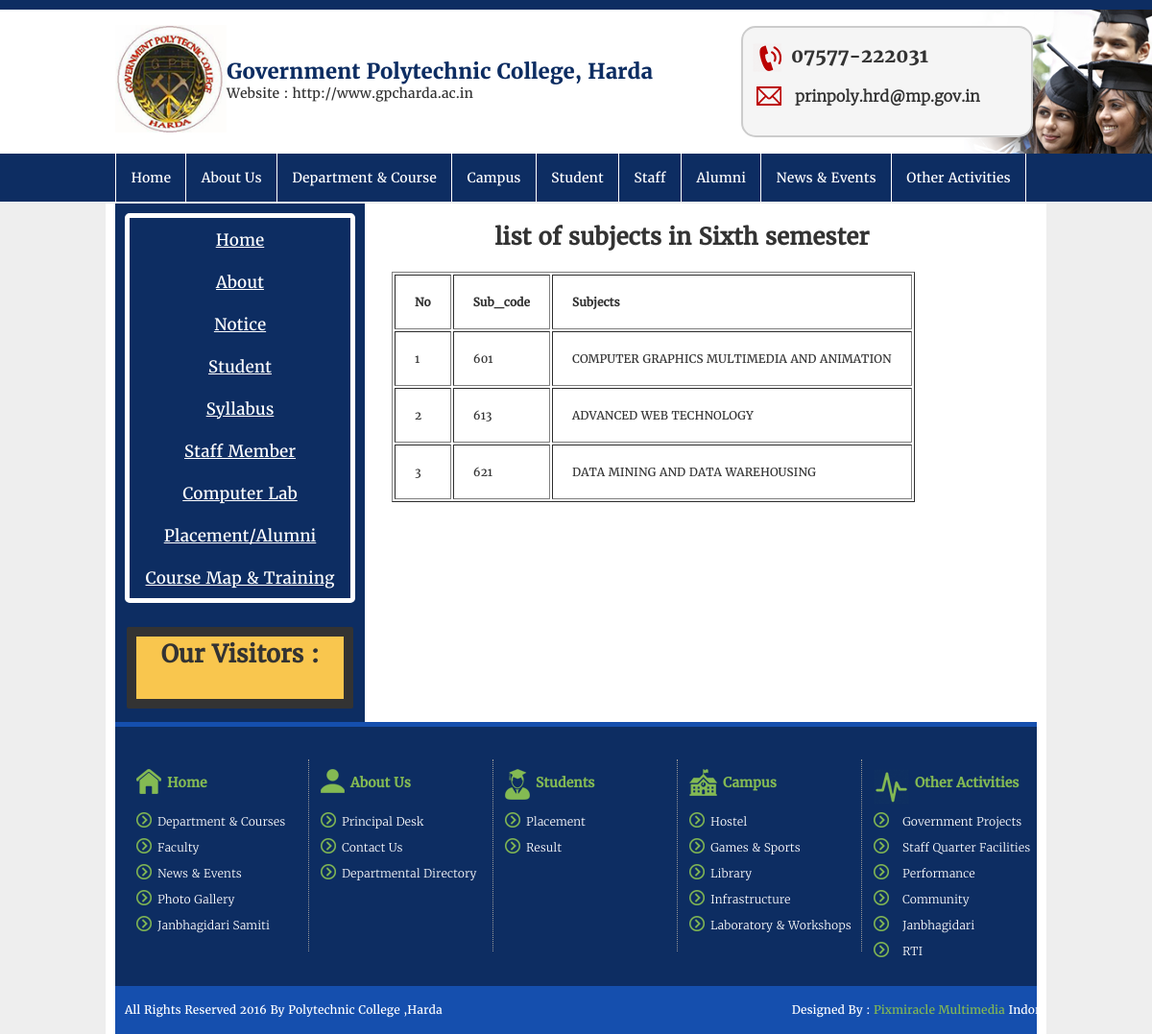
The page /sixth_sem_course.php on the database its author committed.
### tables this page shows
CREATE TABLE `sixth_sem` (
  `Sub_code` int(10) NOT NULL,
  `Subjects` mediumtext NOT NULL
);

### sixth_sem_course.php (the view, shortened to what this page needs)
<?php
include_once("header.php");
include_once("content_left.php");
?>
<html>
    <head>
    </head>
    <body>
        <h1 class="cse">list of subjects in Sixth semester</h1>
<?php
include('connect.php');
$result = $mysqli->query("SELECT * FROM sixth_sem ORDER BY Sub_code ASC ");
if ($result)
{
	if ($result->num_rows > 0)
	{
	echo "<table border='1' cellpadding='20'>";
	echo "<tr><th>No</th><TH>Sub_code</th><th>Subjects</th></tr>";
        $i=0;
		while ($row = $result->fetch_object())
		{
                    $i++;
		echo "<tr>";
		echo "<td>" . $i . "</td>";
                echo "<td>" . $row->Sub_code . "</td>";
		echo "<td>" . $row->Subjects . "</td>";
		echo "</tr>";
		}
	echo "</table>";
	}
	else
	{
	echo "No results to display!";
	}
}
else
{
echo "Error: " . $mysqli->error;
}
?>
     </body>
</html>
<?php
include_once("footer.php");
?>

### fcs.css (style rules this page uses)
body, h1, h2, h3, h4, h5, h6,ul, li { margin: 0px; padding: 0px; box-sizing: border-box; }
body { border-top: 10px solid #0d2d62; color: #333333; font-family: regular; font-size: 12px; }

### sixth_sem_course.php (style rules this page uses)
.cse { padding:2% 4%; text-align: center; margin: 2px 1px; }
table { margin-left:30%; }

### rows shown on the page
sixth_sem: Sub_code "601", Subjects "COMPUTER GRAPHICS MULTIMEDIA AND ANIMATION"
sixth_sem: Sub_code "613", Subjects "ADVANCED WEB TECHNOLOGY"
sixth_sem: Sub_code "621", Subjects "DATA MINING AND DATA WAREHOUSING"
